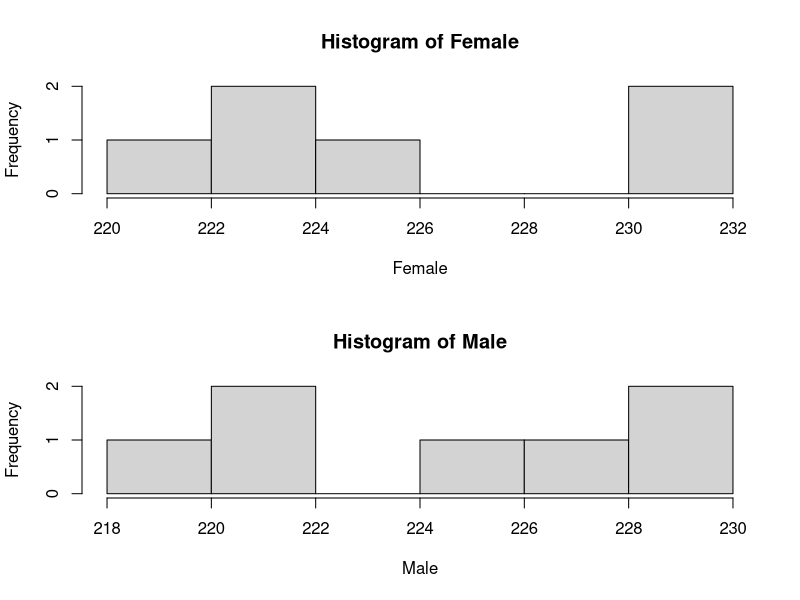
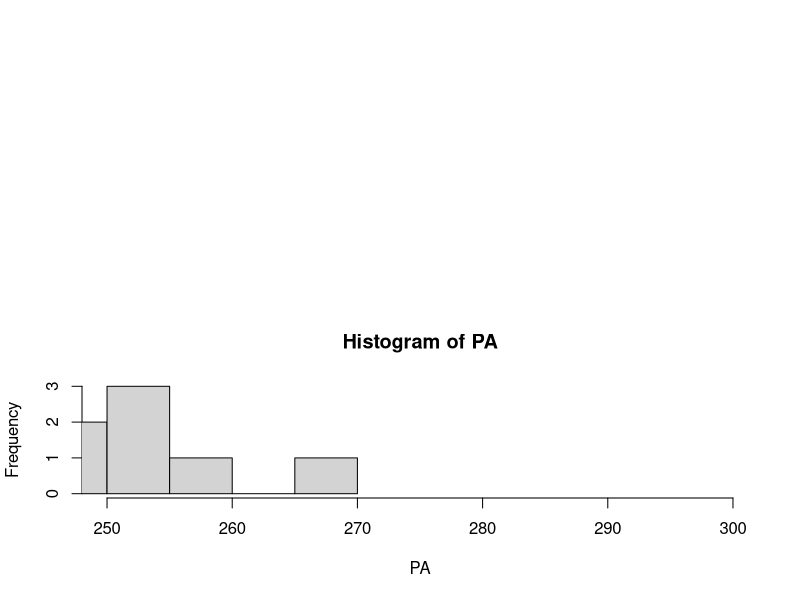

R code for these plots, in order: (Note: this script raises an error after producing the figures.)

##1
Score <- c(90, 95, 89, 71, 73, 96, 87, 95, 107, 89, 96, 80, 97, 95, 102, 97, 93, 101, 82, 83, 74, 91, 83, 98, 95,	
111, 99, 120, 93,84)
#a
mean(Score)  # mean = 92.2

#b Sample mean is not exactly same as poulation mean. But 30 sample observations are big so they are usually followed population
#c standard error
se <- sd(Score)/sqrt(length(Score))  # standard error = 1.98
#d
se
#e
low_ci <- mean(Score) - qt(.95, 29)*se # mean(Score) -2*se
hi_ci <- mean(Score) + qt(.95, 29)*se  # mean(Score) +2*se
ci <- c(low_ci, hi_ci)
mean(Score) - 1.96*se
ci  #(88.84163, 95.55837)
# another way
t.test(Score)  #(88.15754, 96.24246)
#f 95% confidence interval means 95% of sample is included in it.


##2
Male <- c(220.1, 218.6, 229.6, 228.8,222.0,224.1, 226.5)
Female <- c(223.4,221.5,230.2,224.3,223.8,230.8)
layout(matrix(2:1, ncol=1))
hist(Male)
hist(Female)
t.test(Male, Female, conf.level = .95)
# t = -0.6318, df = 10.942, p-value = 0.5405, null hypothesis is not rejected.
# 95% CI =(-6.386747, 3.539128)

##3

#a F. p-value says nothing about the size of the effect. I can not know it with this result.
#b T. Because null hypothesis is rejected, it has some effect. 
#c F. Type 1 error is determined by alpha which is a significant level. Alpha is 0.05
#d F. Type 2 error is determined by beta and it does not know in this information.
#e T. P-value is larger than the significance level

##4
PA <- c(248,236,269,254,249,251,260,245,239,255)
PB <- c(380,391,377,392,398,374)
Ad_PB <- PB/1.5

#look data
layout(matrix(2:1, ncol=1))
hist(PA,xlim=c(250,300))
hist(AD_PB,xlim=c(250,300))

wilcox.test(PA,Ad_PB)

##5
# Standard deviation looks spread of the data basis on the population mean.
# Standard error means how sample means spread out to the population mean.
# When n is larger, se goes 0 and sample mean is close to the population mean.